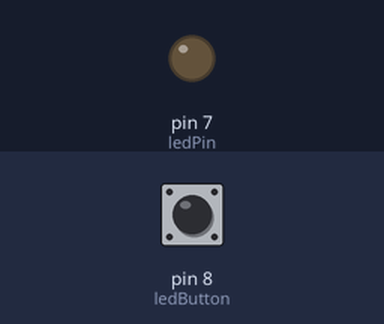
A sketch run on a simulated Arduino Uno, built with avr-gcc and run on an emulated ATmega328P. On the bench: output pins drawn as LEDs (lit = HIGH). Inputs (shaded band) come from the test bench; at power-on: pin 8 (ledButton) LOW.

Above: at 1.2 s.
1.3 s: pin 8 (ledButton) pulled HIGH for 0.15 s
At 2.0 s:
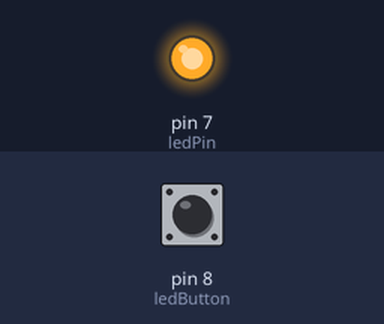
2.9 s: pin 8 (ledButton) pulled HIGH for 1 s
At 3.2 s:
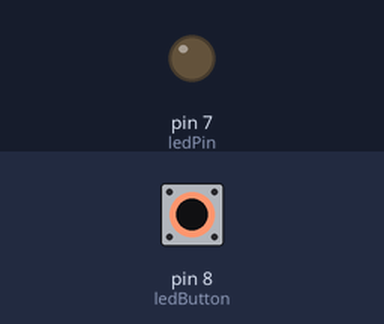
5.4 s: pin 8 (ledButton) pulled HIGH for 3.2 s
At 6.3 s:
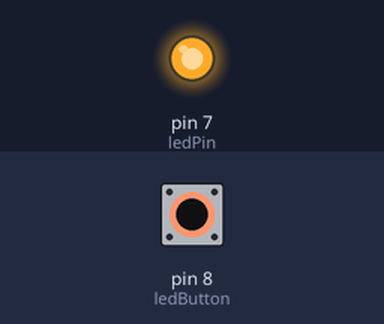
Timing chart, 0 to 8.4 s (numbered marks = the images above; inputs shaded):
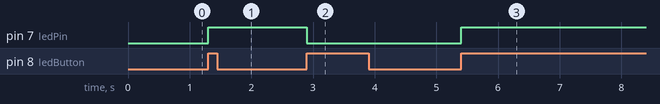

Measured:
- after the input at 1.3 s, pin 7 (ledPin): LOW → HIGH at once
- after the input at 2.9 s, pin 7 (ledPin): HIGH → LOW at once
- after the input at 5.4 s, pin 7 (ledPin): LOW → HIGH at once

The sketch:

Button_LED.ino
```cpp
#include <Button.h>

int state = LOW;
int ledPin = 7;
Button ledButton = Button(8, PULLDOWN);

void setup() {
  pinMode(ledPin, OUTPUT);
}

void loop() {
  if(ledButton.uniquePress()) {
    state = (state ==  HIGH) ? LOW : HIGH;
  }

  digitalWrite(ledPin, state);
}
```
